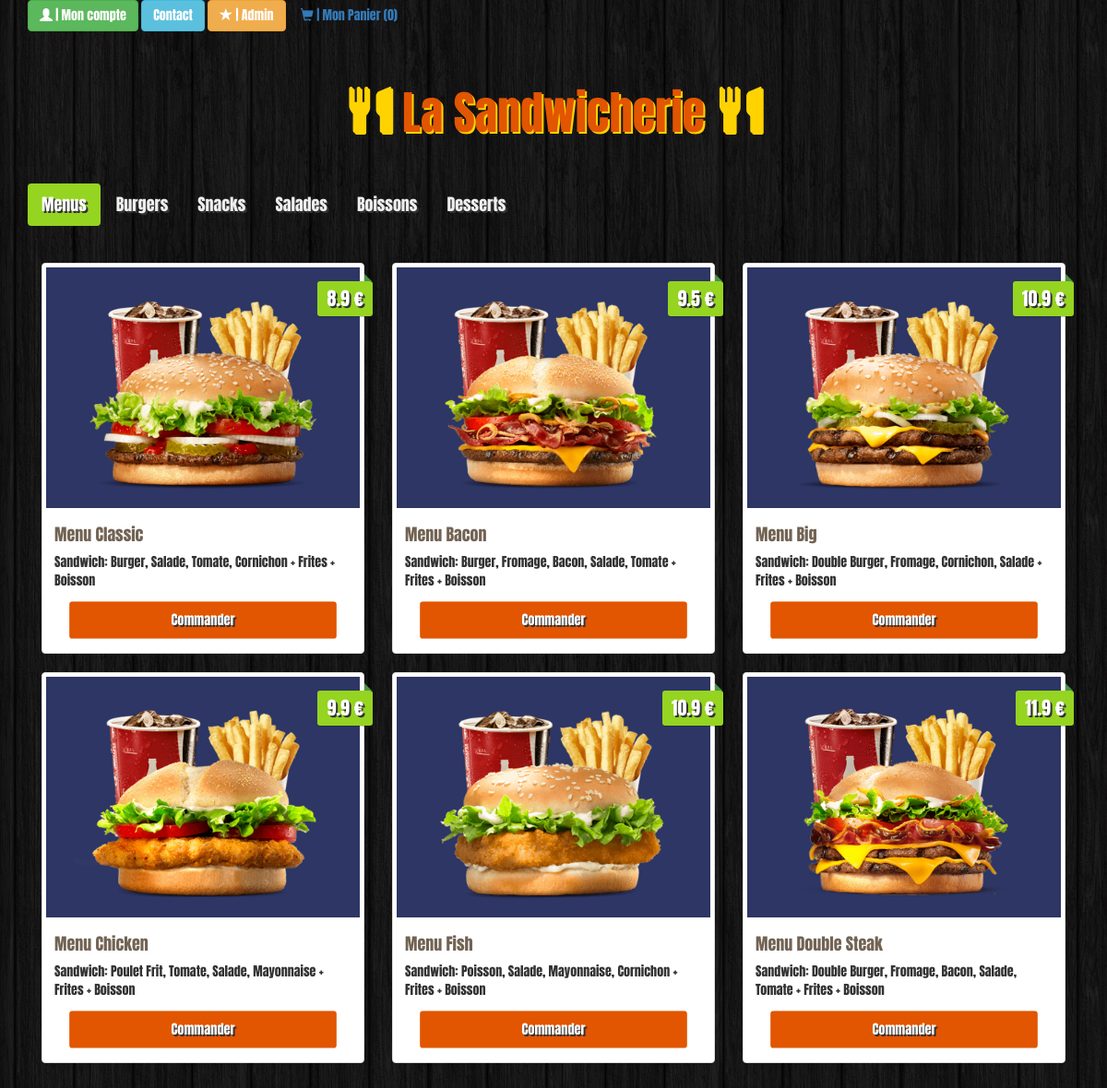
The page / on the database its author committed.
### tables this page shows
CREATE TABLE `categories` (
  `id` int(11) NOT NULL,
  `name` varchar(100) NOT NULL
);

CREATE TABLE `items` (
  `id` int(11) NOT NULL,
  `name` varchar(100) NOT NULL,
  `description` varchar(255) NOT NULL,
  `price` float NOT NULL,
  `image` varchar(255) NOT NULL,
  `category` int(11) NOT NULL
);

### app/public/menu/menu.model.php (called while the page is built)
<?php
    $db = Database::connect();
    $statement = $db->query('SELECT * FROM categories');
    $categories = $statement->fetchAll();

### app/public/home/home.model.php (called while the page is built)
<?php
if(isset($_GET['cat'])):
$cat = $_GET['cat'];
else:
    $cat =1;
endif;
    $statement = $db->prepare("SELECT * FROM items WHERE category ='".$cat."'");
    $statement->execute(array($cat));
    $stat = $statement->fetchAll();

### app/public/home/home.view.php (the view)
<?php
foreach ($stat as $key => $val){
?>
<div class="col-sm-6 col-md-4">
    <div class="thumbnail">
        <img src="img/<?=  $stat[$key]['image']  ?>" alt="">
        <div class="price"><?= $stat[$key]['price'] ?>  €</div>
        <div class="caption">
            <h4><?= $stat[$key]['name'] ?></h4>
            <p><?= $stat[$key]['description'] ?></p>
            <a href="index.php?cat=<?= $cat ?>&id=<?= $stat[$key]['id'] ?>" class="btn btn-order" id="commander" role="button"> Commander</a>
        </div>
    </div>
</div>
<?php
}
?>

### app/public/baseHtml/header.php (shortened to what this page needs)
<!doctype html>
<html>
<head>
    <link rel="stylesheet" href="https://maxcdn.bootstrapcdn.com/bootstrap/3.3.7/css/bootstrap.min.css">
    <link rel="stylesheet" href="./css/style.css">
</head>
<body>
<div class="container site">
    <div class="form_actions">
        <a class="btn btn-success" href="./inscription/connexion.php"><span class="glyphicon glyphicon-user"></span> | Mon compte</a>
        <a class="btn btn-info" href="?page=contact">Contact</a>
        <a class="btn btn-warning" href="./admin/index.php"><span class="glyphicon glyphicon-star"></span> | Admin</a>
        <a class="btn btn-dark" href="?page=panier"> <span class="glyphicon glyphicon-shopping-cart"></span> | Mon Panier (<?= count($_SESSION['panier']); ?>)</a>
    </div>
    <a href="?page=home"><h1 class="text-logo"><span class="glyphicon glyphicon-cutlery"></span> La Sandwicherie <span class="glyphicon glyphicon-cutlery"></span></h1></a>

### index.php (shortened to what this page needs)
<?php
require_once './app/public/baseHtml/header.php';
if(isset($_GET['page'])){
    $request = $_GET['page'];
    switch($request){
        case 'home':
            require_once './app/public/menu/menu.model.php';
            require_once './app/public/menu/menu.view.php';
            require_once './app/public/home/home.model.php';
            require_once './app/public/home/home.view.php';
        break;
        case 'panier':
            require_once './app/public/panier/panier.model.php';
            require_once './app/public/panier/panier.view.php';
        break;
        case 'contact':
            require_once './app/public/contact/contact.model.php';
            require_once './app/public/contact/contact.view.php';
    break;
    }
}else {
    require_once './app/public/menu/menu.model.php';
    require_once './app/public/menu/menu.view.php';
    require_once './app/public/home/home.model.php';
    require_once './app/public/home/home.view.php';
}
    ?>

### app/public/menu/menu.view.php
<nav>
    <ul class="nav nav-pills">
<?php
if(isset($_GET['cat'])){
    $cat = $_GET['cat'];
}else {
    $cat = 1;
}
    if($categories):
        foreach ($categories as $key => $value) {
            if($categories[$key]['id'] == $cat){
?>
                <li  class="active"><a href="index.php?cat=<?= $value['id'] ?>" ><?= $value['name'] ?></a></li>
<?php
            }else {
?>
                <li  class=" "><a href="index.php?cat=<?= $value['id'] ?>" ><?= $value['name'] ?></a></li>
<?php
            }
        }
    endif;
?>
    </ul>
</nav>
<div class="tab-content">

### css/style.css (style rules this page uses)
body { background: url("../img/bg.png"); }
.site { font-family: 'Anton', sans-serif }
.text-logo { font-family: 'Anton', sans-serif; color:#E25501; text-shadow: 2px 2px #ffd301; font-size: 50px; padding: 40px 0px; text-decoration: none; text-align: center; }
.text-logo .glyphicon { color: #ffd301; text-shadow: 2px 2px #ffd301; }
.nav { margin-bottom: 40px; }
.thumbnail img { background: #2D3664; }
.price { background: #95d420; box-shadow: 0 1px rgba(0,0,0,0.2); -moz-box-shadow: 0 1px rgba(0,0,0,0.2); -webkit-box-shadow: 0 1px rgba(0,0,0,0.2); color: #fff; text-shadow: 2px 2px #333; position: absolute; right: 6px; top: 20px; padding: 5px 10px; font-size: 20px; border-radius: 3px; }
.price:before { border: 4px solid transparent; border-bottom: 4px solid #4a934a; border-left: 4px solid #4a934a; content:""; position: absolute; right: 1px; top: -8px; }
.caption > h4 { color: #726353; font-size: 18px; }
.nav-pills>li.active>a, .nav-pills>li.active>a:focus, .nav-pills>li.active>a:hover { background: #95d420; }
.nav>li>a { color: #eee; font-size: 18px; text-shadow: 2px 2px #333; }
.btn-order { width: 100%; padding: 10px; font-size: 16px; color: #fff; background-color: #E25501; text-decoration: none; text-shadow: 2px 2px #333; -webkit-transform: scale(1); transform: scale(0.9); -webkit-transition: .3s ease-in-out; transition: .3s ease-in-out; }

### rows shown on the page
categories: name "Menus"
categories: name "Burgers"
categories: name "Snacks"
categories: name "Salades"
categories: name "Boissons"
categories: name "Desserts"
items: image (picture), price "8.9", name "Menu Classic", description "Sandwich: Burger, Salade, Tomate, Cornichon + Frites + Boisson"
items: image (picture), price "9.5", name "Menu Bacon", description "Sandwich: Burger, Fromage, Bacon, Salade, Tomate + Frites + Boisson"
items: image (picture), price "10.9", name "Menu Big", description "Sandwich: Double Burger, Fromage, Cornichon, Salade + Frites + Boisson"
items: image (picture), price "9.9", name "Menu Chicken", description "Sandwich: Poulet Frit, Tomate, Salade, Mayonnaise + Frites + Boisson"
items: image (picture), price "10.9", name "Menu Fish", description "Sandwich: Poisson, Salade, Mayonnaise, Cornichon + Frites + Boisson"
items: image (picture), price "11.9", name "Menu Double Steak", description "Sandwich: Double Burger, Fromage, Bacon, Salade, Tomate + Frites + Boisson"

### other values the page prints
count($_SESSION['panier']) "0"
